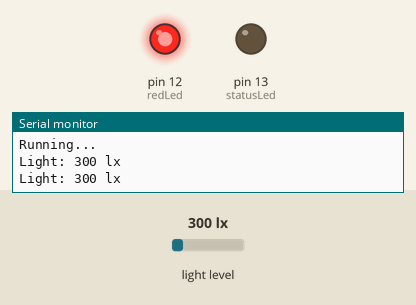
This sketch was run on a simulated Arduino Uno, built with avr-gcc and run on an emulated ATmega328P. On the bench: output pins drawn as LEDs (lit = HIGH), the last lines printed to the serial monitor. The test bench sets the inputs (shaded band); at power-on: light level 300 lx.

Above: at 1.8 s.
1.9 s: light level set to 56 lx
3.4 s: light level set to 48 lx
At 6.6 s:
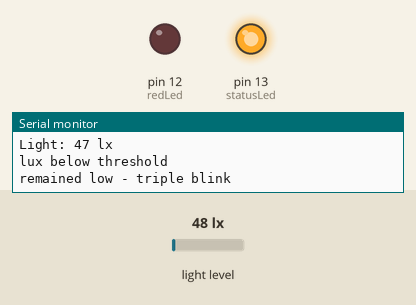
6.9 s: light level set to 500 lx
At 8.3 s:
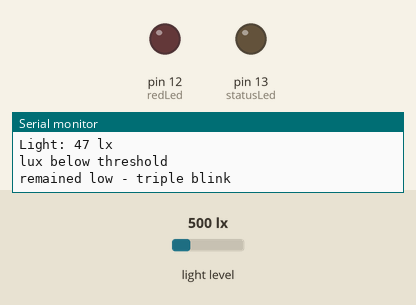
10.0 s: light level set to 40 lx
At 11.58 s:
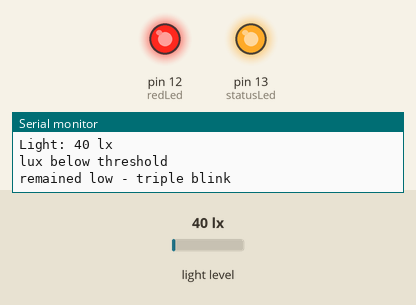
Timing chart, 0 to 14.5 s (numbered marks = the images above; inputs shaded):
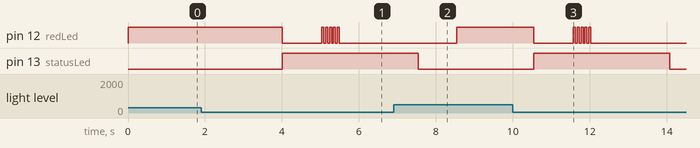

The sketch:

BH1750test.ino
```cpp
/*

Example of BH1750 library usage.

This example initalises the BH1750 object using the default
high resolution mode and then makes a light level reading every second.

Connection:
 VCC-5v
 GND-GND
 SCL-SCL(analog pin 5)
 SDA-SDA(analog pin 4)
 ADD-NC or GND

*/

#include <Wire.h>
#include <BH1750.h>

int statusLed = 13;
int redLed = 12; // Expects red LED on D12/Gnd
long delayInMS = 1000;

uint16_t l_threshold = 50;
int l_count = 50;

uint16_t h_threshold = 1000;
int h_count = 10;


BH1750 lightMeter;


void setup(){
  Serial.begin(9600);
  pinMode(statusLed, OUTPUT);
  pinMode(redLed, OUTPUT);
  lightMeter.begin();
  Serial.println("Running...");

}


void redLED(boolean on)
{
  if (on)
    digitalWrite(redLed, HIGH);
  else
    digitalWrite(redLed, LOW);
}

void redLEDTripleBlink()
{
  long blinkDelay = 50;
  for (int loop=0; loop < 5; loop++)
  {
    redLED(true);
    delay(blinkDelay);
    redLED(false);
    delay(blinkDelay);
  }
  delay(2000);
}


void checkHighThreshold(uint16_t lux )
{
        if (lux > h_threshold)
        {
                boolean remainedHigh = true;
                for (int count = 0; count < h_count; count++)
                {
                        uint16_t recheckLux = lightMeter.readLightLevel();
                        if (recheckLux < h_threshold)
                        {
                                remainedHigh = false;
                                break;
                        }
                        delay(10);
                }
                if (remainedHigh)
                {
                        Serial.println("remained high - triple blink");
                        redLEDTripleBlink();
                }
        }
}

void checkLowThreshold(uint16_t lux )
{
        if (lux < l_threshold)
        {
                Serial.println("lux below threshold");
                redLED(false);
                boolean remainedLow = true;
                for (int count = 0; count < l_count; count++)
                {
                        uint16_t recheckLux = lightMeter.readLightLevel();
                        if (recheckLux > l_threshold)
                        {
                                remainedLow = false;
                                break;
                        }
                        delay(20);
                }
                if (remainedLow)
                {
                        Serial.println("remained low - triple blink");
                        redLEDTripleBlink();
                }
                else
                {
                        Serial.println("false alarm, reset...");
                        redLED(false);
                }
        }
}

void loop() {
  digitalWrite(statusLed, HIGH);
  redLED(true);

  uint16_t lux = lightMeter.readLightLevel();
  Serial.print("Light: ");
  Serial.print(lux);
  Serial.println(" lx");

  checkLowThreshold(lux);

  checkHighThreshold(lux);

  digitalWrite(statusLed, LOW);
  delay(delayInMS);
}
```

Measured:
- the behaviour switches between 51 and 50 lx on light level (found by bisection; images 0 and 1)
- after the input at 3.4 s, pin 12 (redLed): HIGH → LOW after 0.61 s, then repeats every 0.10 s: HIGH 0.05 s, LOW 0.05 s, until it stays LOW from 5.5 s; pin 13 (statusLed): LOW → HIGH after 0.60 s
- after the input at 6.9 s, pin 13 (statusLed): goes on until 7.5 s, then stays LOW
- after the input at 10.0 s, pin 12 (redLed): HIGH → LOW after 0.54 s, then repeats every 0.10 s: HIGH 0.05 s, LOW 0.05 s, until it stays LOW from 12.0 s; pin 13 (statusLed): LOW → HIGH after 0.54 s, → LOW 3.5 s later
